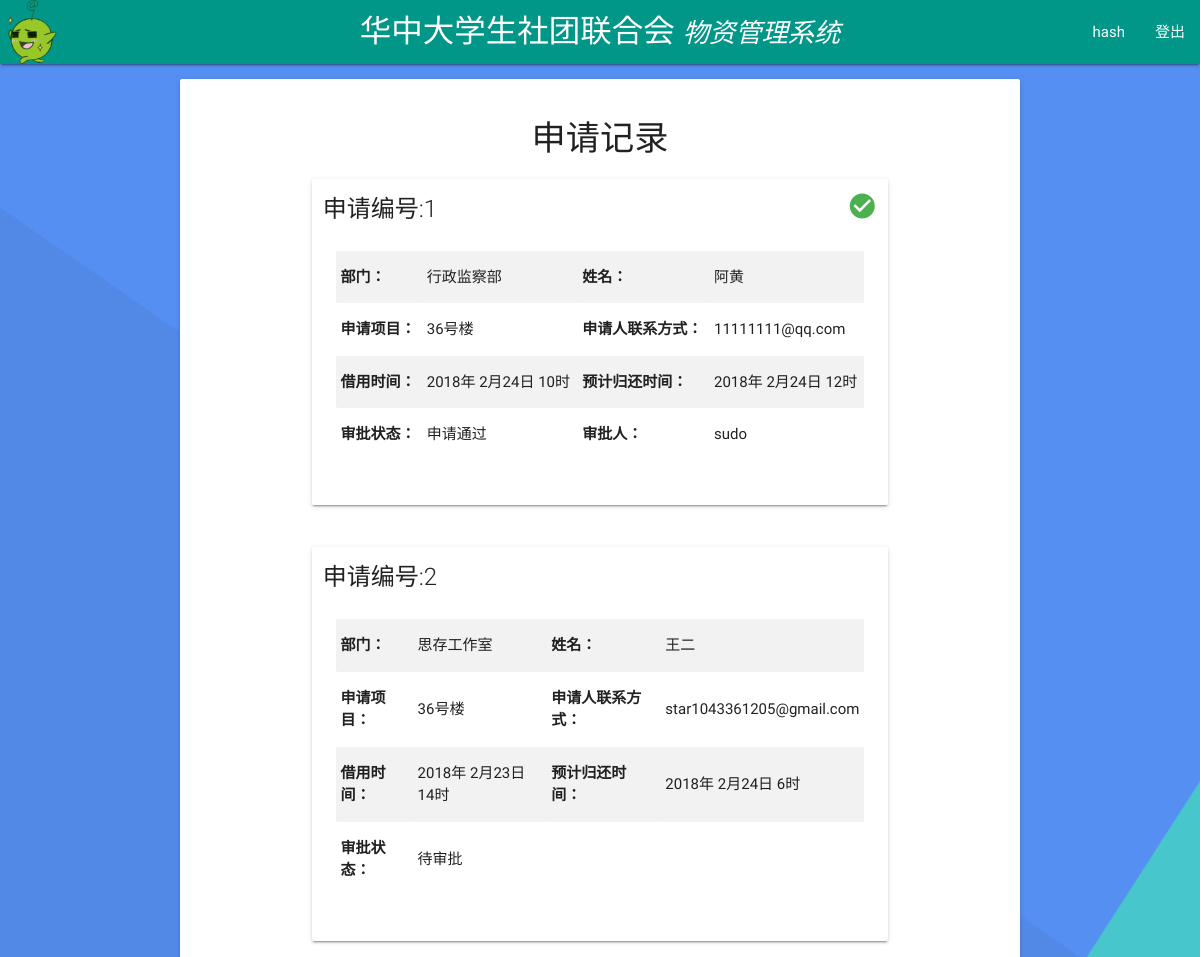
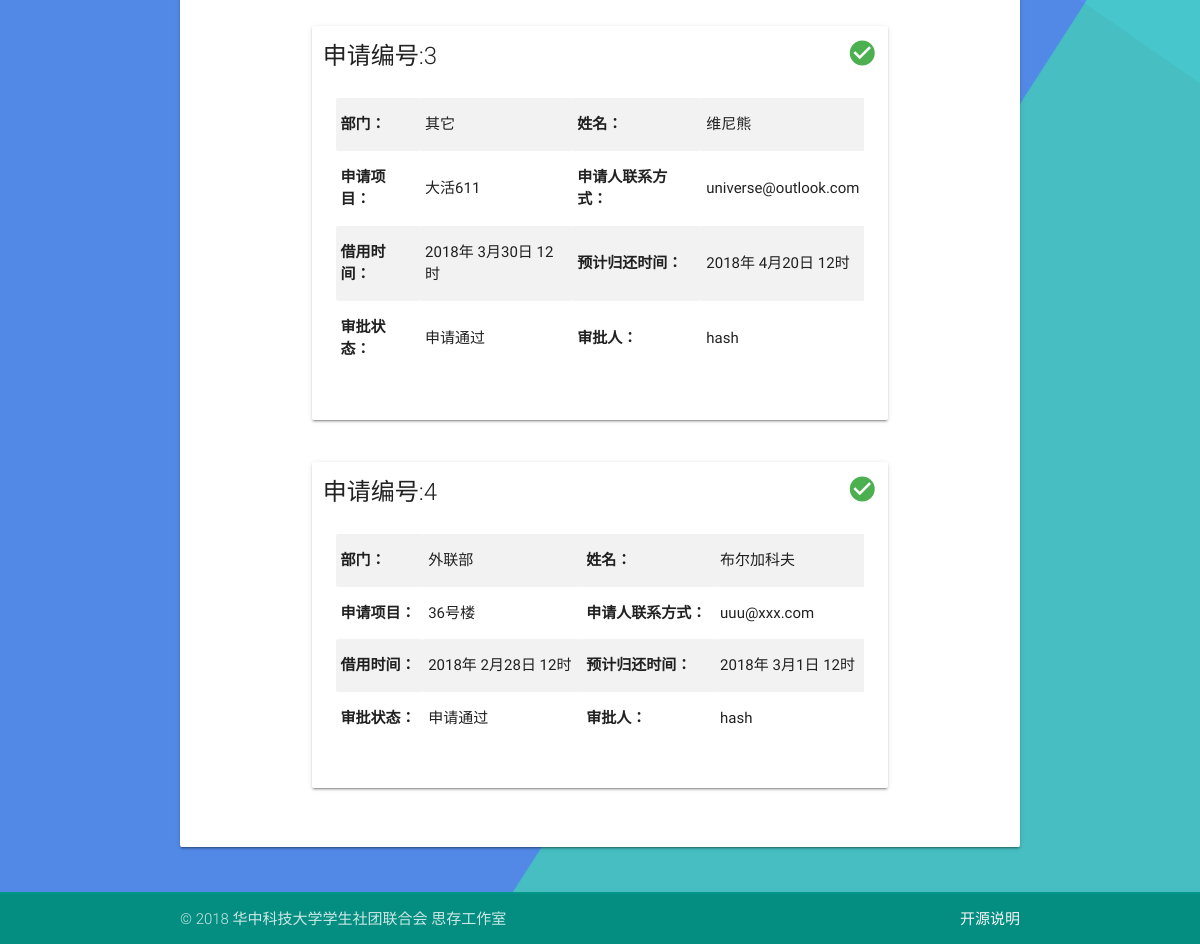
Screenshot of /records/ (signed in) with the database file from the repository (2 pictures, top to bottom).
### tables this page shows
CREATE TABLE CLASSROOM
       (ID  INTEGER    PRIMARY KEY     AUTOINCREMENT,
       DEP     TEXT    NOT NULL,
       NAME    TEXT    NOT NULL,
       CLASSROOM TEXT   NOT NULL,
       CONTACT TEXT    NOT NULL,
       STARTYEAR   INTEGER    NOT NULL,
       STARTMONTH   INTEGER    NOT NULL,
       STARTDAY   INTEGER    NOT NULL,
       STARTHOUR   INTEGER    NOT NULL,
       ENDINGYEAR  INTEGER    NOT NULL,
       ENDINGMONTH  INTEGER    NOT NULL,
       ENDINGDAY  INTEGER    NOT NULL,
       ENDINGHOUR  INTEGER    NOT NULL,
       STATUS  INTEGER NOT NULL,
       ADMIN   TEXT );

### app.py (the view)
@app.route('/records/')
@login_verify
def records():
    if 'id' in session:
        tablename = 'material'
    elif 'id2' in session:
        tablename = 'classroom'
    results = get_records(tablename, expire_date().year, expire_date().month)
    num = len(results)
    return render_template('records.html', msgs = results, num = num)

### app.py (called while the page is built)
def expire_date():
    a_month = timedelta(days=31)
    expire_date = date.today() - a_month
    return expire_date

def get_records(tablename, year, month):
    with sqlite3.connect(DATABASE) as database:
        c = database.cursor()
        cursor = c.execute('select * from %s where endingyear >= %d and endingmonth >= %d;'% (tablename, year, month))
        records = cursor.fetchall()
        return records

def login_verify(to_be_decorated):
    @wraps(to_be_decorated)
    def decorated(*args, **kwargs):
        if 'id' not in session and 'id2' not in session:
            flash("请登录！", category="error")     # NOTE: flash-msg show in the NEXT page
            return redirect(url_for('login'))
        return to_be_decorated(*args, **kwargs)
    return decorated

### templates/records.html (shortened to what this page needs)
{% extends "base.html" %}
{% block content %}
<div class="container">
  <div class="card-panel" style="margin-top:1em;">
<h4 class="center">申请记录</h4>
{% for i in range(0,num)  %}
<div class="container">
<div class="row">
<div class="card col s12">
      <div class="card-title" style="margin-top:0.5em;">  申请编号:{{ msgs[i][0] }}
        {% if msgs[i][13] == 0 %}
        <i class="material-icons right small"></i>
        {% elif msgs[i][13] == 1 %}
         <i class="material-icons  right small green-text">check_circle</i>
        {% elif msgs[i][13] == 2 %}
        <i class="material-icons right small red-text">event_busy</i>
        {% endif %}  </div>
      <div class="card-content">
      	<div class="row">
      		<table class="striped col s12">
            <tr>
              <th>部门：</th><td> {{ msgs[i][1] }}</td>
              <th>姓名：</th><td> {{ msgs[i][2] }}</td>
            </tr>
            <tr>
      				<th>申请项目：</th><td> {{ msgs[i][3] }} </td>
              <th>申请人联系方式：</th><td> {{ msgs[i][4] }} </td>
      			</tr>
            <tr>
      				<th>借用时间：</th><td> {{ msgs[i][5] }}年 {{ msgs[i][6] }}月{{ msgs[i][7] }}日  {{ msgs[i][8] }}时 </td>
      				<th>预计归还时间：</th><td> {{ msgs[i][9] }}年 {{ msgs[i][10] }}月{{ msgs[i][11] }}日  {{ msgs[i][12] }}时 </td>
      			</tr>
            <tr>
              <th>审批状态：</th>
              {% if msgs[i][13] == 0 %}
              <td> 待审批 </td>
              {% elif msgs[i][13] == 1 %}
              <td> 申请通过 </td>
              {% elif msgs[i][13] == 2 %}
              <td> 申请拒绝 </td>
              {% endif %}
              {% if msgs[i][14] != None  %}
              <th>审批人：</th><td> {{ msgs[i][14] }}</td>
              {% endif %}
                          </tr>
      		</table>
      	</div>
      </div>
      </div>
</div>
</div>
{% endfor %}
</div>
</div>
{% endblock %}

### static/css/footer_hack.css (style rules this page uses)
body { display: flex; min-height: 100vh; flex-direction: column; }

### templates/base.html (style rules this page uses)
body { background-image:url(/static/img/material-design-color-background.png); background-size: cover; }

### rows the page displays
CLASSROOM: ID "1", STATUS 1 (drawn), DEP "行政监察部", NAME "阿黄", CLASSROOM "36号楼", CONTACT "11111111@qq.com", STARTYEAR "2018", STARTMONTH "2", STARTDAY "24", STARTHOUR "10", ENDINGYEAR "2018", ENDINGMONTH "2", ENDINGDAY "24", ENDINGHOUR "12", ADMIN "sudo"
CLASSROOM: ID "2", DEP "思存工作室", NAME "王二", CLASSROOM "36号楼", CONTACT "star1043361205@gmail.com", STARTYEAR "2018", STARTMONTH "2", STARTDAY "23", STARTHOUR "14", ENDINGYEAR "2018", ENDINGMONTH "2", ENDINGDAY "24", ENDINGHOUR "6"
CLASSROOM: ID "3", STATUS 1 (drawn), DEP "其它", NAME "维尼熊", CLASSROOM "大活611", CONTACT "universe@outlook.com", STARTYEAR "2018", STARTMONTH "3", STARTDAY "30", STARTHOUR "12", ENDINGYEAR "2018", ENDINGMONTH "4", ENDINGDAY "20", ENDINGHOUR "12", ADMIN "hash"
CLASSROOM: ID "4", STATUS 1 (drawn), DEP "外联部", NAME "布尔加科夫", CLASSROOM "36号楼", CONTACT "uuu@xxx.com", STARTYEAR "2018", STARTMONTH "2", STARTDAY "28", STARTHOUR "12", ENDINGYEAR "2018", ENDINGMONTH "3", ENDINGDAY "1", ENDINGHOUR "12", ADMIN "hash"

### other values shown
{{ session['id2'] }} "hash"
